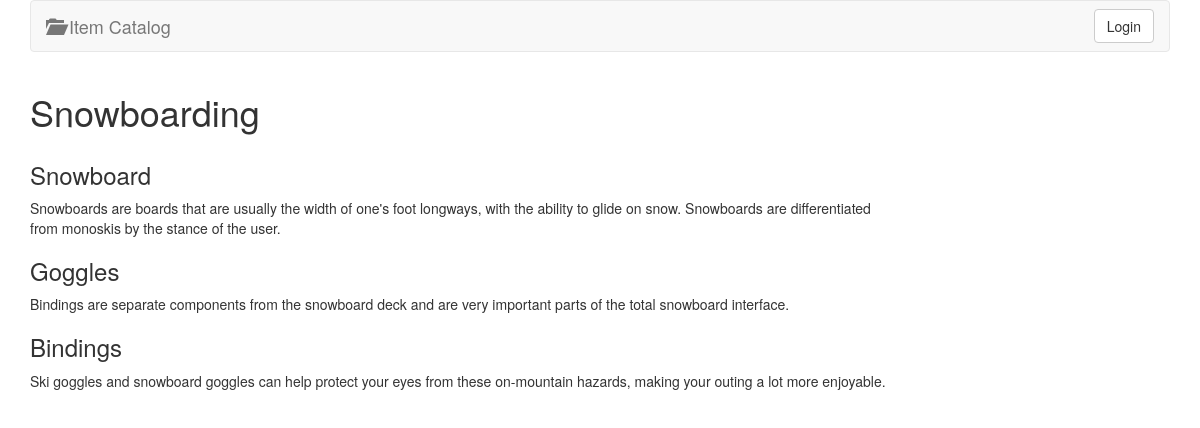
Screenshot of /catalog/1/items/ with the database file from the repository.
### models.py (models this page shows, shortened)
class Category(Base):
    __tablename__ = 'category'
    id = Column(Integer, primary_key=True)
    name = Column(String(250), nullable=False)
    user_id = Column(Integer, ForeignKey('user.id'))
    user = relationship(User)
    items = relationship("CategoryItem")

class CategoryItem(Base):
    __tablename__ = 'category_item'
    name = Column(String(80), nullable=False)
    id = Column(Integer, primary_key=True)
    description = Column(String(250))
    category_id = Column(Integer, ForeignKey('category.id'))
    category = relationship(Category)
    user_id = Column(Integer, ForeignKey('user.id'))
    user = relationship(User)

### app.py (the view)
@app.route('/catalog/<int:category_id>/')
@app.route('/catalog/<int:category_id>/items/')
def showCategory(category_id):
    category = session.query(Category).filter_by(id=category_id).one()
    creator = getUserInfo(category.user_id)
    items = session.query(CategoryItem).filter_by(
        category_id=category_id).all()
    if request_wants_json():
        return jsonify(Item=[x.serialize for x in items])
    else:
        return render_template('category.html', items=items,
                               category=category, creator=creator)

### app.py (called while the page is built)
def getUserInfo(user_id):
    user = session.query(User).filter_by(id=user_id).one()
    return user

def request_wants_json():
    best = request.accept_mimetypes \
        .best_match(['application/json', 'text/html'])
    return best == 'application/json' and \
        request.accept_mimetypes[best] > \
        request.accept_mimetypes['text/html']

### templates/category.html (shortened to what this page needs)
{% extends "layout.html" %}
{% block content %}
	<div class="row banner menu">
		<div class="col-md-11 padding-none">
			<h1>{{ category.name }}</h1>
			{% if items !=[] %}
				<div class="row">
					<div class="col-md-10">
						{% for i in items %}
							<div>
								<h3>{{i.name}}</h3>
								<p>{{i.description}}</p>
							</div>
						{% endfor %}
					</div>
					<div class="col-md-1"></div>
				</div>
			{% endif %}
		</div>
	</div>
{% endblock %}

### rows the page displays
Category: name "Snowboarding"
CategoryItem: name "Snowboard", description "Snowboards are boards that are usually the width of one's foot longways, with the ability to glide on snow. Snowboards are differentiated from monoskis by the stance of the user."
CategoryItem: name "Goggles", description "Bindings are separate components from the snowboard deck and are very important parts of the total snowboard interface."
CategoryItem: name "Bindings", description "Ski goggles and snowboard goggles can help protect your eyes from these on-mountain hazards, making your outing a lot more enjoyable."
